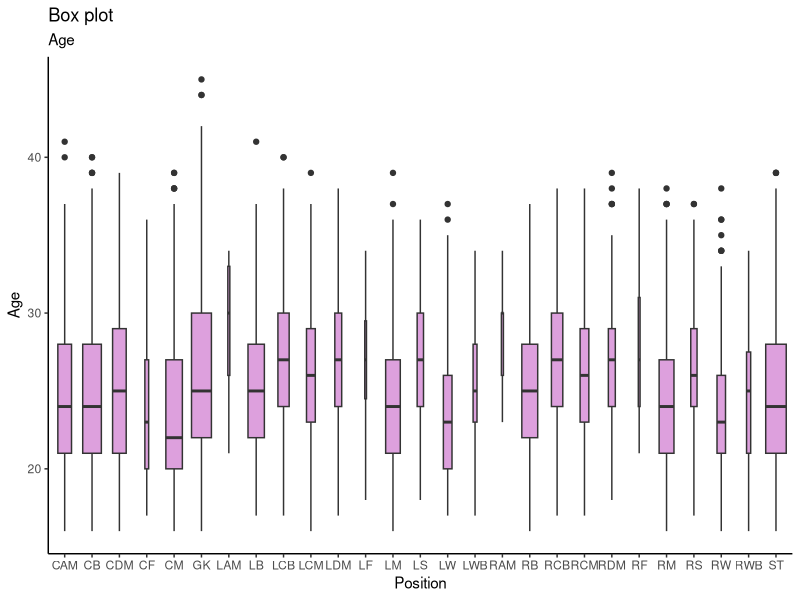
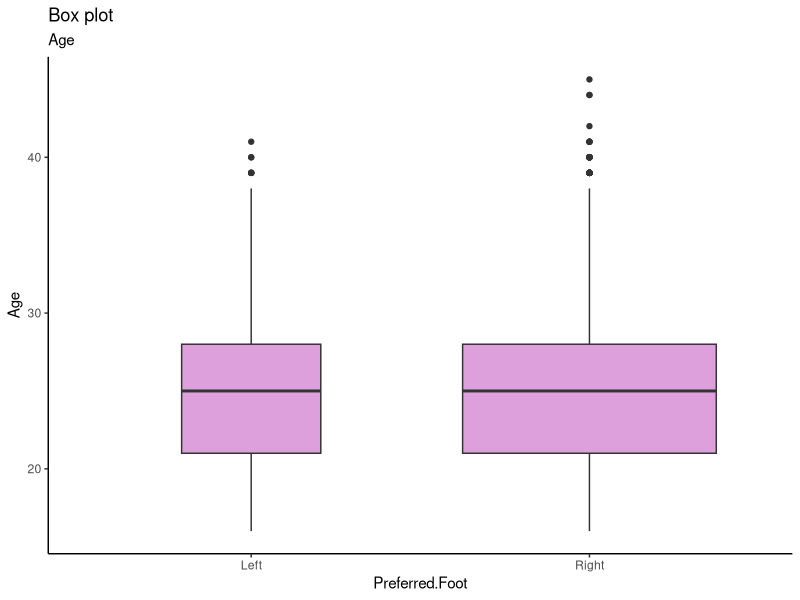
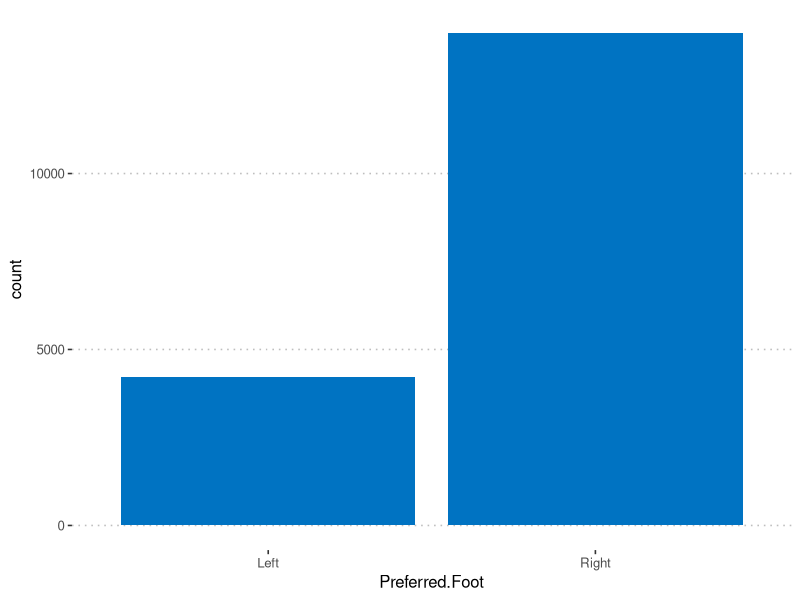
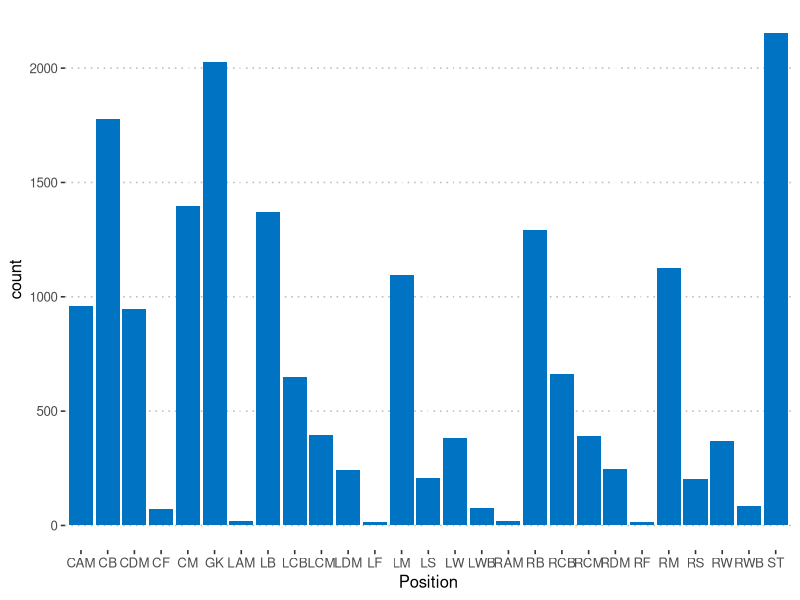
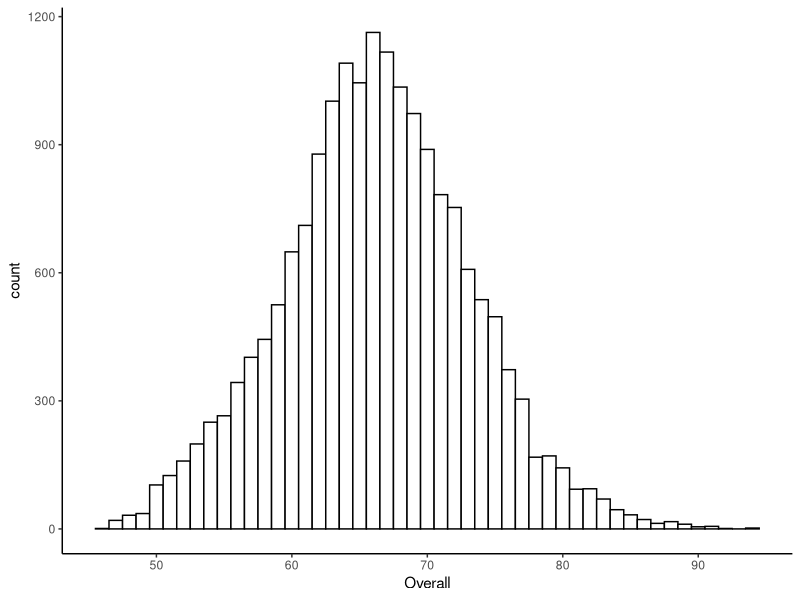
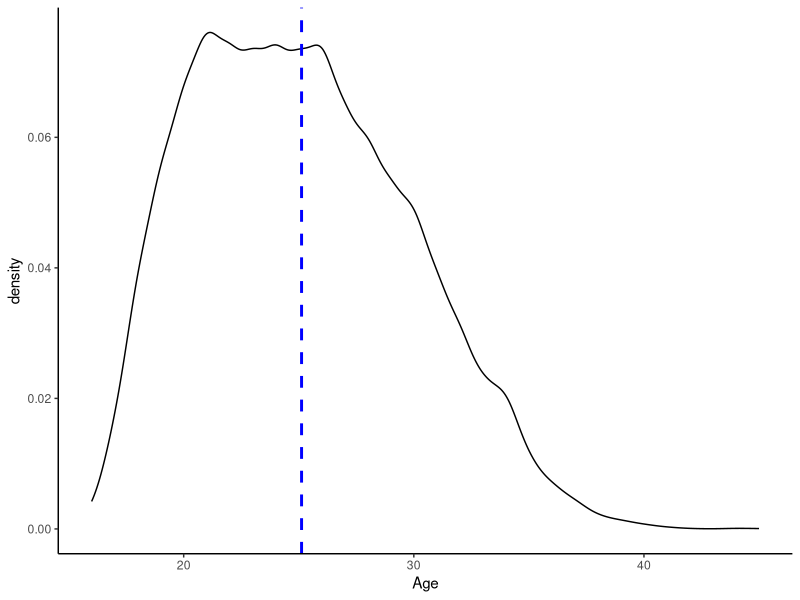
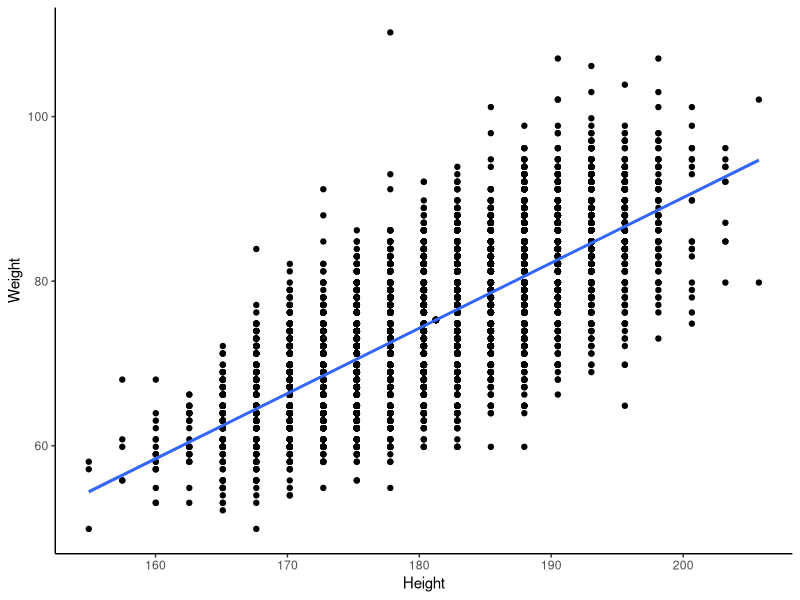
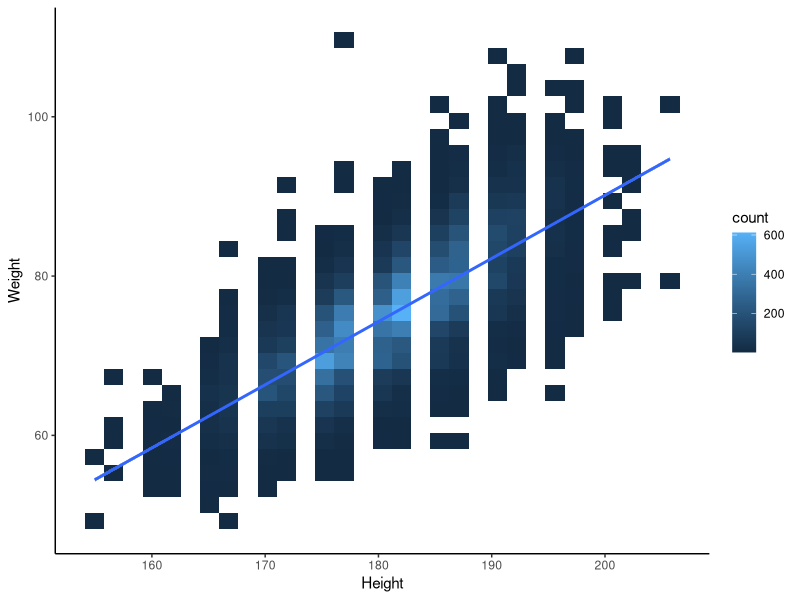

R code for these plots, in order:
fifa = read.csv("1_cleaned_data.csv")
library(ggplot2)
theme_set(theme_classic())
options(scipen = 999)

# BOXPLOT OF AGE VS POSITION
print(ggplot(fifa, aes(Position, Age)) + geom_boxplot(varwidth=T, fill="plum") + labs(title="Box plot", 
       subtitle="Age"))
# BOXPLOT OF AGE VS PREFERRED FOOT
print(ggplot(fifa, aes(Preferred.Foot, Age)) + geom_boxplot(varwidth=T, fill="plum") + labs(title="Box plot",subtitle="Age"))

# FREQUENCY GRAPH FOR PREFFERED FOOT
library("ggpubr")
print(ggplot(fifa, aes(Preferred.Foot)) +geom_bar(fill = "#0073C2FF") +theme_pubclean())

# FREQUENCY GRAPH FOR POSITION
print(ggplot(fifa, aes(Position)) +geom_bar(fill = "#0073C2FF") +theme_pubclean())

# HISTOGRAM ON JERSEY NUMBER
ggplot(fifa, aes(x=Overall)) + geom_histogram(binwidth=1, color="black", fill="white")

# DENSITY PLOT OF AGE
print(ggplot(fifa, aes(x=Age)) + geom_density()+geom_vline(aes(xintercept = mean(Age)),color="blue", linetype="dashed", size=1))

#SCATTER PLOT FOR HEIGHT VS WEIGHT
print(ggplot(fifa, aes(x=Height, y =Weight)) + geom_point() + geom_smooth(method = lm))
print(ggplot(fifa, aes(x=Height, y =Weight)) + geom_bin2d()+geom_smooth(method = lm))


#SCATTER PLOT FOR OVERALL VS WAGE
print(ggplot(fifa, aes(x=Overall, y =Wage)) + geom_jitter()+geom_smooth()) +theme_cleveland()


